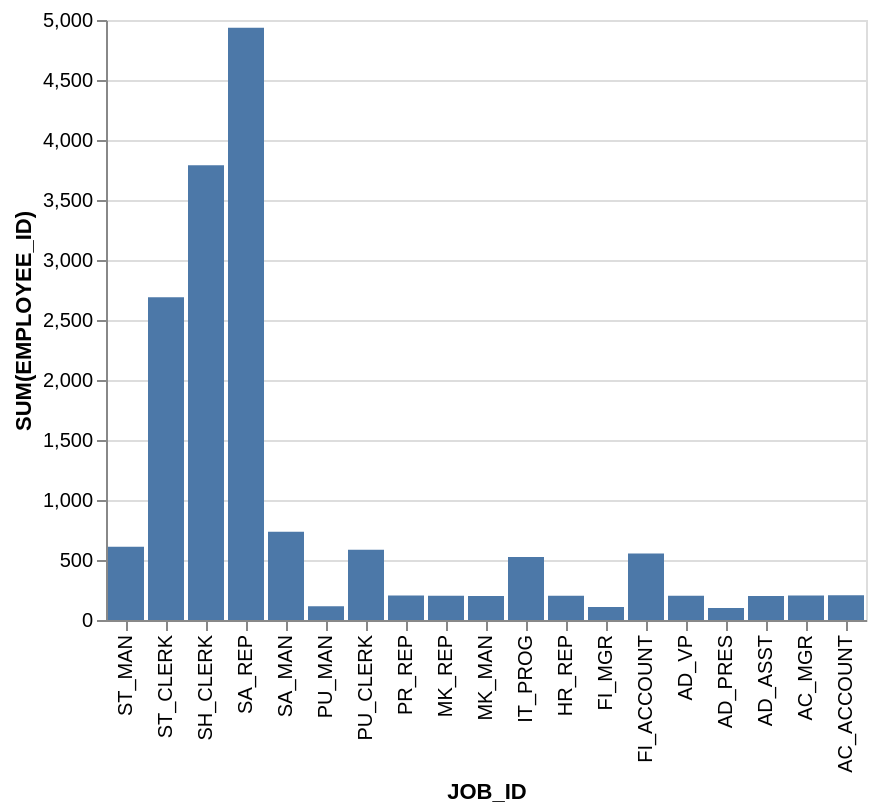

Write the Vega-Lite specification saved for this chart.
### Vega-Lite specification from a JSON file in a GitHub repository (floating-point values rounded to 4 significant figures)
{"data": {"values": [{"x_data": "AC_ACCOUNT", "y_data": 206}, {"x_data": "AC_MGR", "y_data": 205}, {"x_data": "AD_ASST", "y_data": 200}, {"x_data": "AD_PRES", "y_data": 100}, {"x_data": "AD_VP", "y_data": 203}, {"x_data": "FI_ACCOUNT", "y_data": 555}, {"x_data": "FI_MGR", "y_data": 108}, {"x_data": "HR_REP", "y_data": 203}, {"x_data": "IT_PROG", "y_data": 525}, {"x_data": "MK_MAN", "y_data": 201}, {"x_data": "MK_REP", "y_data": 202}, {"x_data": "PR_REP", "y_data": 204}, {"x_data": "PU_CLERK", "y_data": 585}, {"x_data": "PU_MAN", "y_data": 114}, {"x_data": "SA_MAN", "y_data": 735}, {"x_data": "SA_REP", "y_data": 4935}, {"x_data": "SH_CLERK", "y_data": 3790}, {"x_data": "ST_CLERK", "y_data": 2690}, {"x_data": "ST_MAN", "y_data": 610}]}, "mark": "bar", "encoding": {"x": {"field": "x_data", "type": "nominal", "title": "JOB_ID", "sort": "descending"}, "y": {"field": "y_data", "type": "quantitative", "title": "SUM(EMPLOYEE_ID)"}}}
